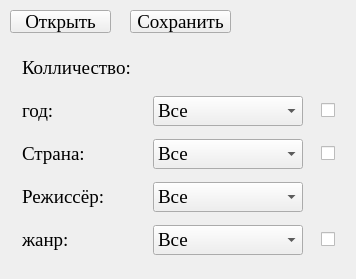
<?xml version="1.0" encoding="UTF-8"?>
<ui version="4.0">
 <class>MainWindow</class>
 <widget class="QMainWindow" name="MainWindow">
  <property name="geometry">
   <rect>
    <x>0</x>
    <y>0</y>
    <width>356</width>
    <height>279</height>
   </rect>
  </property>
  <property name="font">
   <font>
    <family>Times New Roman</family>
    <pointsize>14</pointsize>
   </font>
  </property>
  <property name="windowTitle">
   <string>Анализ</string>
  </property>
  <widget class="QWidget" name="centralwidget">
   <widget class="QWidget" name="gridLayoutWidget">
    <property name="geometry">
     <rect>
      <x>10</x>
      <y>40</y>
      <width>341</width>
      <height>231</height>
     </rect>
    </property>
    <layout class="QGridLayout" name="gridLayout">
     <property name="horizontalSpacing">
      <number>6</number>
     </property>
     <property name="verticalSpacing">
      <number>0</number>
     </property>
     <item row="4" column="1">
      <widget class="QComboBox" name="genre">
       <property name="maximumSize">
        <size>
         <width>200</width>
         <height>30</height>
        </size>
       </property>
       <item>
        <property name="text">
         <string>Все</string>
        </property>
       </item>
      </widget>
     </item>
     <item row="1" column="0">
      <widget class="QLabel" name="label_2">
       <property name="maximumSize">
        <size>
         <width>113</width>
         <height>30</height>
        </size>
       </property>
       <property name="text">
        <string>год:</string>
       </property>
      </widget>
     </item>
     <item row="4" column="0">
      <widget class="QLabel" name="label_6">
       <property name="maximumSize">
        <size>
         <width>113</width>
         <height>30</height>
        </size>
       </property>
       <property name="text">
        <string>жанр: </string>
       </property>
      </widget>
     </item>
     <item row="1" column="2">
      <widget class="QCheckBox" name="checkBox">
       <property name="maximumSize">
        <size>
         <width>15</width>
         <height>16777215</height>
        </size>
       </property>
       <property name="text">
        <string/>
       </property>
      </widget>
     </item>
     <item row="4" column="2">
      <widget class="QCheckBox" name="checkBox_3">
       <property name="maximumSize">
        <size>
         <width>15</width>
         <height>16777215</height>
        </size>
       </property>
       <property name="text">
        <string/>
       </property>
      </widget>
     </item>
     <item row="2" column="2">
      <widget class="QCheckBox" name="checkBox_2">
       <property name="maximumSize">
        <size>
         <width>15</width>
         <height>16777215</height>
        </size>
       </property>
       <property name="text">
        <string/>
       </property>
      </widget>
     </item>
     <item row="1" column="1">
      <widget class="QComboBox" name="year">
       <property name="maximumSize">
        <size>
         <width>200</width>
         <height>30</height>
        </size>
       </property>
       <item>
        <property name="text">
         <string>Все</string>
        </property>
       </item>
      </widget>
     </item>
     <item row="2" column="0">
      <widget class="QLabel" name="label_4">
       <property name="maximumSize">
        <size>
         <width>113</width>
         <height>30</height>
        </size>
       </property>
       <property name="text">
        <string>Страна:</string>
       </property>
      </widget>
     </item>
     <item row="0" column="0">
      <widget class="QLabel" name="label">
       <property name="maximumSize">
        <size>
         <width>113</width>
         <height>30</height>
        </size>
       </property>
       <property name="text">
        <string>Колличество:</string>
       </property>
      </widget>
     </item>
     <item row="0" column="1">
      <widget class="QLabel" name="size">
       <property name="maximumSize">
        <size>
         <width>150</width>
         <height>30</height>
        </size>
       </property>
       <property name="text">
        <string/>
       </property>
      </widget>
     </item>
     <item row="2" column="1">
      <widget class="QComboBox" name="country">
       <property name="maximumSize">
        <size>
         <width>200</width>
         <height>30</height>
        </size>
       </property>
       <item>
        <property name="text">
         <string>Все</string>
        </property>
       </item>
      </widget>
     </item>
     <item row="3" column="1">
      <widget class="QComboBox" name="director">
       <property name="maximumSize">
        <size>
         <width>200</width>
         <height>30</height>
        </size>
       </property>
       <item>
        <property name="text">
         <string>Все</string>
        </property>
       </item>
      </widget>
     </item>
     <item row="3" column="0">
      <widget class="QLabel" name="label_5">
       <property name="maximumSize">
        <size>
         <width>113</width>
         <height>30</height>
        </size>
       </property>
       <property name="text">
        <string>Режиссёр: </string>
       </property>
      </widget>
     </item>
    </layout>
   </widget>
   <widget class="QPushButton" name="pushButton">
    <property name="geometry">
     <rect>
      <x>10</x>
      <y>10</y>
      <width>101</width>
      <height>23</height>
     </rect>
    </property>
    <property name="text">
     <string>Открыть</string>
    </property>
   </widget>
   <widget class="QPushButton" name="pushButton_2">
    <property name="geometry">
     <rect>
      <x>130</x>
      <y>10</y>
      <width>101</width>
      <height>23</height>
     </rect>
    </property>
    <property name="text">
     <string>Сохранить</string>
    </property>
   </widget>
  </widget>
  <action name="action">
   <property name="text">
    <string>Выбрать файл</string>
   </property>
  </action>
  <action name="action_2">
   <property name="text">
    <string>Созранить</string>
   </property>
  </action>
 </widget>
 <resources/>
 <connections/>
</ui>
